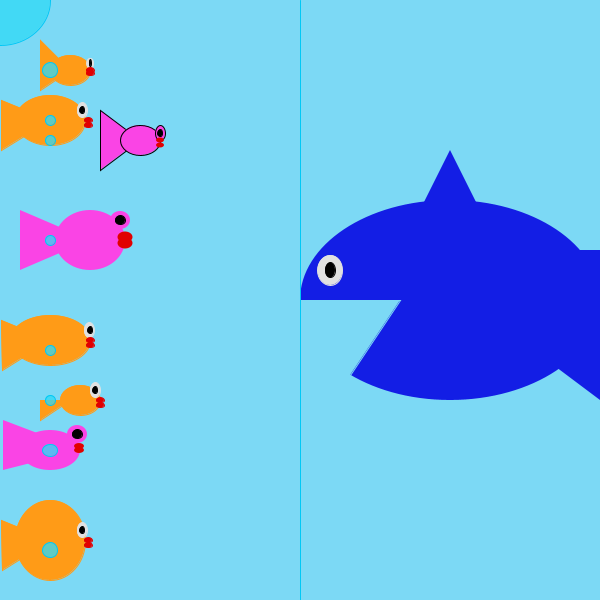
Frame 1 (no input)
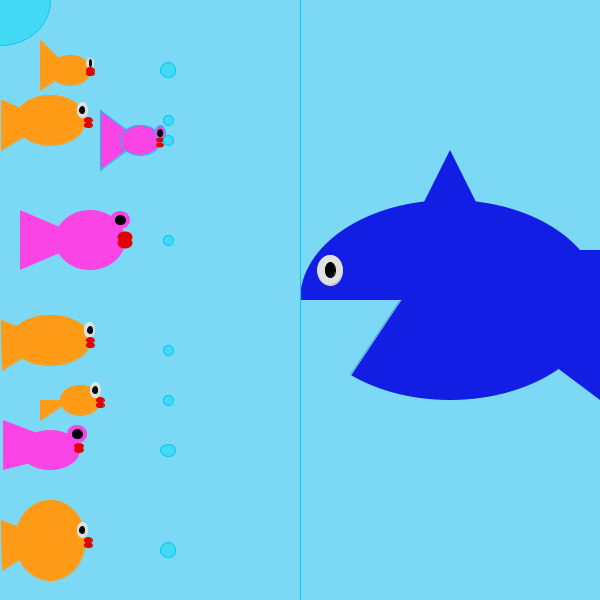
Frame 60 (the mouse pressed at the canvas centre just before this capture)
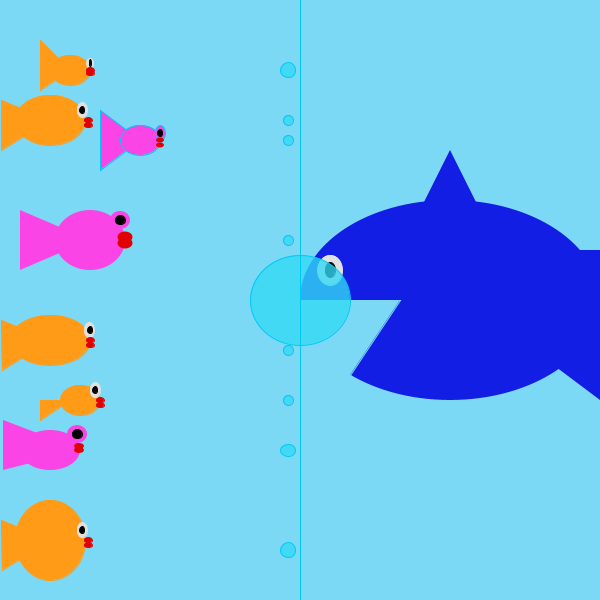
Frame 120 (the mouse held since frame 60 and released just before this capture)

The Processing sketch that drew these frames (run headless with seeded random() and noise(); from frame 60 on, the mouse is pressed at the canvas centre):

// Processing sketch: processing_71349
// ── processing_71349.pde

int posX;
int posY;
int speed;
int eyes;
int change;
int value;
void setup(){
  
  size (600,600);
  posX=50;
  posY= 120;
  speed=2;
  eyes=20;
  change= 5;
  value =0;
  
 
  
}
void draw (){
  
  
 
   background (124,217,245);
 //first pink fish
 if (keyPressed) {
    if (key == 'b' || key == 'B') {
      fill(249,250,68);
    }
  } else {
    fill(250,68,229);
  }
  
  triangle (100,170,140,140,100,110);
  ellipse (140,140,40,30);
 
 
  ellipse (160,133,10,15);
  
   stroke (0,0,0);
  fill(0,0,0);
  ellipse (160,133,5,7);
  
  noStroke();
  fill(225,0,0);
  ellipse (160,145,8,5);
  
     noStroke();
  fill(225,0,0);
  ellipse (160,140,8,5);
  
  
  //second pink fish
  
  if (keyPressed) {
    if (key == 'f' || key == 'F') {
      fill(249,250,68);
    }
  } else {
    fill(250,68,229);
  }
  
  triangle (20,270,90,240,20,210);
  ellipse (90,240,70,60);
 
 
  ellipse (120,220,20,18);
  
   stroke (0,0,0);
  fill(0,0,0);
  ellipse (120,220,10,9);
  
  noStroke();
  fill(225,0,0);
  ellipse (125,237,15,11);
  
     noStroke();
  fill(225,0,0);
  ellipse (125,243,15,11);
  
  //3rd pink fish
  
  if (keyPressed) {
    if (key == 'w' || key == 'W') {
      fill(167,109,250);
    }
  } else {
    fill(250,68,229);
  }
  
  triangle (3,420,82,450,3,470);
  ellipse (50,450,60,40);
 
 
  ellipse (77,434,20,18);
  
   stroke (0,0,0);
  fill(0,0,0);
  ellipse (77,434,10,9);
  
  noStroke();
  fill(225,0,0);
  ellipse (79,446,10,6);
  
     noStroke();
  fill(225,0,0);
  ellipse (79,450,10,6);


  
//first fish
stroke(255,155,23);
fill(255,155,23);
  triangle (1,150,50,120,1,100);
  ellipse (50,120,70,50);
 
  stroke (225,225,225);
  fill(225,225,225);
  ellipse (82,110,10,15);
  
   stroke (0,0,0);
  fill(0,0,0);
  ellipse (82,110,5,7);
  
  stroke (225,0,0);
  fill(225,0,0);
  ellipse (88,120,8,5);
  
    stroke (225,0,0);
  fill(225,0,0);
  ellipse (88,125,8,5);
  
  
  //second fish 
  
  stroke(255,155,23);
fill(255,155,23);
  triangle (2,370,50,340,1,320);
 
  ellipse (50,340,80,50);
 
  stroke (225,225,225);
  fill(225,225,225);
  ellipse (89,330,10,15);
  
   stroke (0,0,0);
  fill(0,0,0);
  ellipse (90,330,5,7);
  
  stroke (225,0,0);
  fill(225,0,0);
  ellipse (90,340,8,5);
  
    stroke (225,0,0);
  fill(225,0,0);
  ellipse (90,345,8,5);
  
  //3rd fish
  
  
  stroke(255,155,23);
fill(255,155,23);
  triangle (2,570,50,540,1,520);
 
  ellipse (50,540,70,80);
 
  stroke (225,225,225);
  fill(225,225,225);
  ellipse (82,530,10,15);
  
   stroke (0,0,0);
  fill(0,0,0);
  ellipse (82,530,5,7);
  
  stroke (225,0,0);
  fill(225,0,0);
  ellipse (88,540,8,5);
  
    stroke (225,0,0);
  fill(225,0,0);
  ellipse (88,545,8,5);
  
  
  
   
  //4th fish
  
  
  stroke(255,155,23);
fill(255,155,23);
  triangle (40,400,70,400,40,420);
 
  ellipse (80,400,40,30);
 
  stroke (225,225,225);
  fill(225,225,225);
  ellipse (95,390,10,15);
  
   stroke (0,0,0);
  fill(0,0,0);
  ellipse (95,390,5,7);
  
  stroke (225,0,0);
  fill(225,0,0);
  ellipse (100,400,8,5);
  
    stroke (225,0,0);
  fill(225,0,0);
  ellipse (100,405,8,5);
  
    
//5th fish
stroke(255,155,23);
fill(255,155,23);
  triangle (40, 90,70,70,40,40);
  ellipse (70,70,40,30);
 
  stroke (225,225,225);
  fill(225,225,225);
  ellipse (90,63,7,10);
  
   stroke (0,0,0);
  fill(0,0,0);
  ellipse (90,63,2,7);
  
  stroke (225,0,0);
  fill(225,0,0);
  ellipse (90,70,8,5);
  
    stroke (225,0,0);
  fill(225,0,0);
  ellipse (90,73,8,5);
  
 

  
  //shark 
noStroke();
fill(19,30,229);
  triangle (600,250,600,400,400,250);
 
  ellipse (450,300,300,200);
 
  stroke (225,225,225);
  fill(225,225,225);
  ellipse (330,270,25,30);
  
   stroke (0,0,0);
  fill(0,0,0);
  ellipse (330,270,10,15);
  
  stroke (124,217,245);
  fill (124,217,245);
triangle (300,450,250,300,400,300);
noStroke();
fill(19,30,229);
triangle (450,150,400,250,500,250);

  
    
 
      //mouse bubble 
stroke (0,200,245);
    fill(50,217,245,200);
  ellipse (mouseX, mouseY, 100, 90);
  
 //bubbles & line
  
    stroke (0,200,245);
    fill(50,217,245,200);
    ellipse (posX,posY, 10,10);
    line(width/2,0,width/2,height);
    ellipse (posX,350,10,10);
    ellipse (posX,550,15,15);
    ellipse (posX,400,10,10);
    ellipse (posX,70, 15,15);
     ellipse (posX,140, 10,10);
 ellipse (posX,240, 10,10);
 ellipse (posX,450, 15,12);
    //pos=posX+2
  posX+=speed;
  
  if ((posX+5)> width/2 || (posX-52) <0){
    //speed=speed*=1;
    speed*=-15;
  }

 else if (posX<0){
   //speed*=-1;
   speed*=5;
   
  

 
}
}
